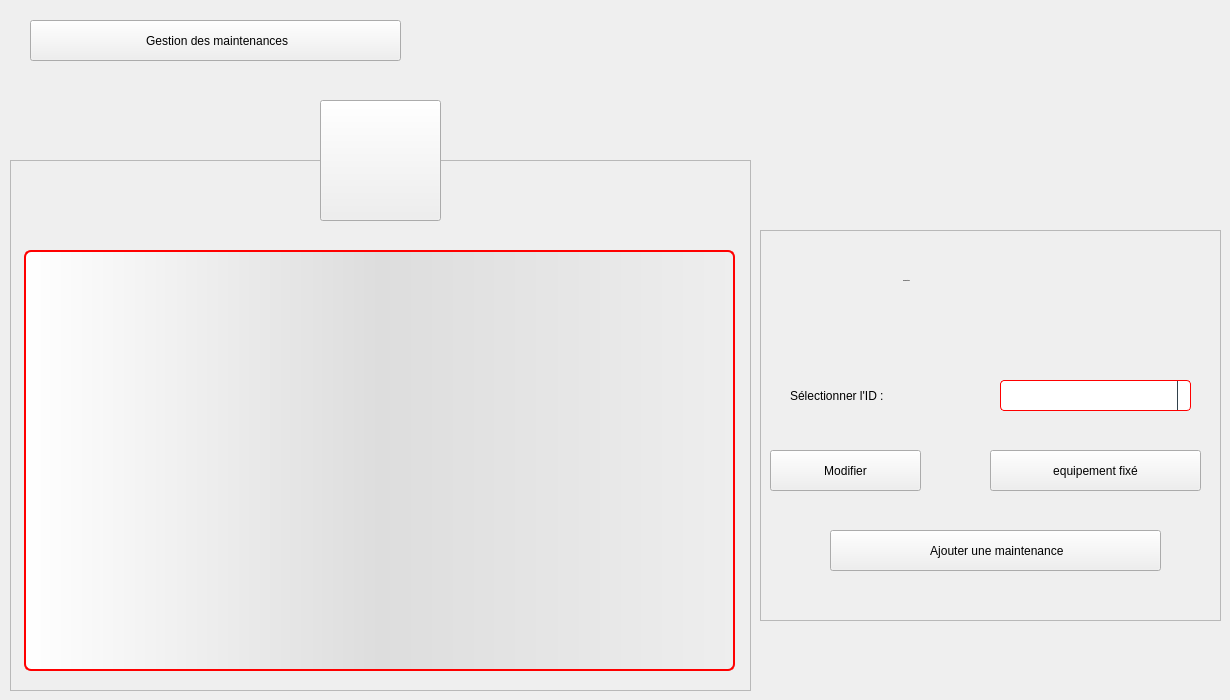
    <widget class="QWidget" name="maintenance">
     <widget class="QFrame" name="frame_6">
      <property name="geometry">
       <rect>
        <x>10</x>
        <y>160</y>
        <width>741</width>
        <height>531</height>
       </rect>
      </property>
      <property name="styleSheet">
       <string notr="true"/>
      </property>
      <property name="frameShape">
       <enum>QFrame::StyledPanel</enum>
      </property>
      <property name="frameShadow">
       <enum>QFrame::Raised</enum>
      </property>
      <widget class="QTableView" name="T_Maintenance">
       <property name="geometry">
        <rect>
         <x>14</x>
         <y>90</y>
         <width>711</width>
         <height>421</height>
        </rect>
       </property>
       <property name="cursor" stdset="0">
        <cursorShape>ArrowCursor</cursorShape>
       </property>
       <property name="styleSheet">
        <string notr="true">QTableView {border: 2px solid red;text-align: top;padding: 4px;border-radius: 7px;border-bottom-left-radius: 7px;background: QLinearGradient( x1: 0, y1: 0, x2: 1, y2: 0,stop: 0 #fff, stop: 1 #eee,stop: 0.5 #ddd,stop: 1 #eee );width: 15px;selection-background-color:QLinearGradient( x1: 0, y1: 0, x2: 1, y2: 0,stop: 0 #FF0000, stop: 1 #FF5F5F,stop: 0.5 #FEAAAA,stop: 1 #eee);selection-color: black;}
QTableView::item:focus{selection-background-color: red;}
QScrollBar:vertical{ width: 20px; background: none; /* only these sort effect about width ...*/}
QScrollBar::handle:vertical{ border: 3px solid #5E749C;text-align: top;padding: 4px;border-radius: 5px; border-bottom-left-radius: 5px;background: QLinearGradient( x1: 0, y1: 0, x2: 1, y2: 0,stop: 0 #fff, stop: 1 #eee,stop: 0.5 #ddd,stop: 1 #eee ); width: 25px; min-height: 20px; max-height: 25px; /*these sort no effect*/ }
QScrollBar::add-page:vertical {border: 3px solid red;text-align: top;padding: 4px;border-radius: 5px; border-bottom-left-radius: 5px;background:  red; /* adding width: xx px; sorting no effect .. why? */}
QScrollBar::sub-page:vertical {border: 3px solid green;text-align: top;padding: 4px;border-radius: 5px; border-bottom-left-radius: 5px;background:  green; /* adding width: xx px; sorting no effect .. why? */ }</string>
       </property>
       <attribute name="horizontalHeaderDefaultSectionSize">
        <number>114</number>
       </attribute>
      </widget>
     </widget>
     <widget class="QToolButton" name="toolButton_7">
      <property name="geometry">
       <rect>
        <x>320</x>
        <y>100</y>
        <width>121</width>
        <height>121</height>
       </rect>
      </property>
      <property name="text">
       <string/>
      </property>
      <property name="icon">
       <iconset resource="ressource.qrc">
        <normaloff>:/ressource/image/tools.png</normaloff>:/ressource/image/tools.png</iconset>
      </property>
      <property name="iconSize">
       <size>
        <width>64</width>
        <height>64</height>
       </size>
      </property>
     </widget>
     <widget class="QPushButton" name="B_BackToGestions_2">
      <property name="geometry">
       <rect>
        <x>30</x>
        <y>20</y>
        <width>371</width>
        <height>41</height>
       </rect>
      </property>
      <property name="cursor">
       <cursorShape>PointingHandCursor</cursorShape>
      </property>
      <property name="text">
       <string> Gestion des maintenances</string>
      </property>
      <property name="icon">
       <iconset resource="ressource.qrc">
        <normaloff>:/ressource/image/back-arrow.png</normaloff>:/ressource/image/back-arrow.png</iconset>
      </property>
     </widget>
     <widget class="QFrame" name="frame_7">
      <property name="geometry">
       <rect>
        <x>760</x>
        <y>230</y>
        <width>461</width>
        <height>391</height>
       </rect>
      </property>
      <property name="styleSheet">
       <string notr="true"/>
      </property>
      <property name="frameShape">
       <enum>QFrame::StyledPanel</enum>
      </property>
      <property name="frameShadow">
       <enum>QFrame::Raised</enum>
      </property>
      <widget class="QLabel" name="L_ConfigAffaire">
       <property name="geometry">
        <rect>
         <x>143</x>
         <y>20</y>
         <width>171</width>
         <height>61</height>
        </rect>
       </property>
       <property name="font">
        <font>
         <family>century gothic</family>
         <pointsize>-1</pointsize>
         <weight>75</weight>
         <bold>true</bold>
        </font>
       </property>
       <property name="styleSheet">
        <string notr="true">background: transparent;</string>
       </property>
       <property name="text">
        <string>Configuration</string>
       </property>
      </widget>
      <widget class="QLabel" name="L_IDAffaire">
       <property name="geometry">
        <rect>
         <x>30</x>
         <y>150</y>
         <width>191</width>
         <height>31</height>
        </rect>
       </property>
       <property name="styleSheet">
        <string notr="true">background: transparent;</string>
       </property>
       <property name="text">
        <string>Sélectionner l'ID :</string>
       </property>
      </widget>
      <widget class="QPushButton" name="B_AjouterMaintenance">
       <property name="geometry">
        <rect>
         <x>70</x>
         <y>300</y>
         <width>331</width>
         <height>41</height>
        </rect>
       </property>
       <property name="cursor">
        <cursorShape>PointingHandCursor</cursorShape>
       </property>
       <property name="text">
        <string> Ajouter une maintenance</string>
       </property>
       <property name="icon">
        <iconset resource="ressource.qrc">
         <normaloff>:/ressource/image/add.png</normaloff>:/ressource/image/add.png</iconset>
       </property>
      </widget>
      <widget class="QComboBox" name="CB_IDMaintenance">
       <property name="geometry">
        <rect>
         <x>240</x>
         <y>150</y>
         <width>191</width>
         <height>31</height>
        </rect>
       </property>
       <property name="styleSheet">
        <string notr="true">QComboBox {
  border: 1px solid red;
  border-radius: 4px;
  background: white;
}

QComboBox QAbstractItemView {
  border: 1px solid black;
  border-radius: 0;
  background-color: white;
  selection-background-color:#305068;
}

QComboBox QAbstractItemView:hover {
  background-color: white;
  color: #F0F0F0;
}

QComboBox QAbstractItemView:selected {
  background: #1464A0;
  color: #32414B;
}

QComboBox QAbstractItemView:alternate {
  background: #19232D;
}

QComboBox:disabled {
  background-color: #19232D;
  color: #787878;
}

QComboBox:hover {
  border: 1px solid #148CD2;
}

QComboBox:focus {
  border: 1px solid #1464A0;
}

QComboBox:on {
  selection-background-color: #1464A0;
}

QComboBox::item:checked {
  font-weight: bold;
}

QComboBox::item:selected {
  border: 0px solid transparent;
}

QComboBox::drop-down {
  subcontrol-origin: padding;
  subcontrol-position: top right;
  width: 12px;
  border-left: 1px solid #32414B;
}</string>
       </property>
      </widget>
      <widget class="QPushButton" name="B_ModifierMaintenance">
       <property name="geometry">
        <rect>
         <x>10</x>
         <y>220</y>
         <width>151</width>
         <height>41</height>
        </rect>
       </property>
       <property name="cursor">
        <cursorShape>PointingHandCursor</cursorShape>
       </property>
       <property name="text">
        <string>Modifier</string>
       </property>
       <property name="icon">
        <iconset resource="ressource.qrc">
         <normaloff>:/ressource/image/edit.png</normaloff>:/ressource/image/edit.png</iconset>
       </property>
       <property name="iconSize">
        <size>
         <width>23</width>
         <height>23</height>
        </size>
       </property>
      </widget>
      <widget class="QPushButton" name="B_SupprimerMaintenance">
       <property name="geometry">
        <rect>
         <x>230</x>
         <y>220</y>
         <width>211</width>
         <height>41</height>
        </rect>
       </property>
       <property name="cursor">
        <cursorShape>PointingHandCursor</cursorShape>
       </property>
       <property name="text">
        <string>equipement fixé</string>
       </property>
       <property name="icon">
        <iconset resource="ressource.qrc">
         <normaloff>:/ressource/image/confirm.png</normaloff>:/ressource/image/confirm.png</iconset>
       </property>
       <property name="iconSize">
        <size>
         <width>23</width>
         <height>23</height>
        </size>
       </property>
      </widget>
     </widget>
    </widget>
